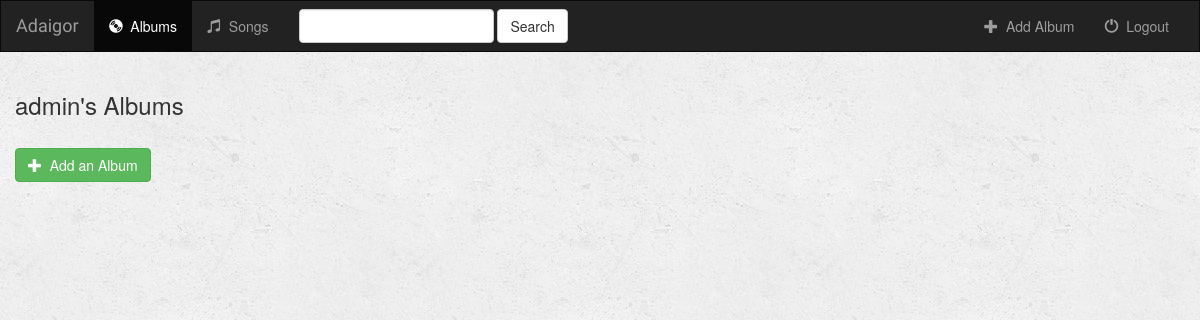
The app's page /music/ (signed in), older data.
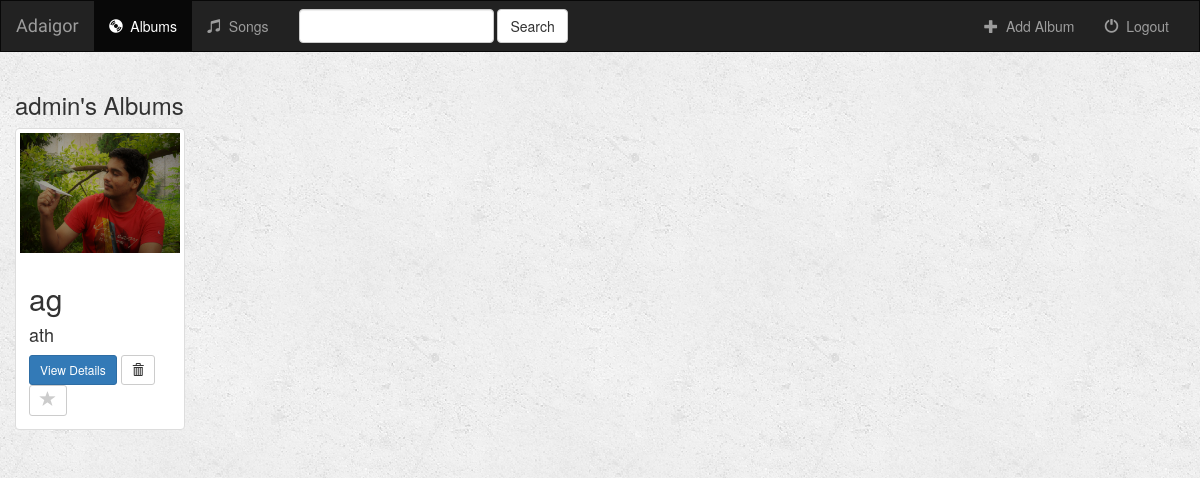
The same page, newer data.
### music/models.py (models this page shows, shortened)
class Album(models.Model):
    user = models.ForeignKey(User, default=1)
    artist = models.CharField(max_length=250)
    album_title = models.CharField(max_length=500)
    genre = models.CharField(max_length=100)
    album_logo = models.FileField()
    is_favorite = models.BooleanField(default=False)

### music/views.py (the view)
def index(request):
    if not request.user.is_authenticated():
        return render(request, 'music/login.html')
    else:
        albums = Album.objects.filter(user=request.user)
        song_results = Song.objects.all()
        query = request.GET.get("q")
        if query:
            albums = albums.filter(
                Q(album_title__icontains=query) |
                Q(artist__icontains=query)
            ).distinct()
            song_results = song_results.filter(
                Q(song_title__icontains=query)
            ).distinct()
            return render(request, 'music/index.html', {
                'albums': albums,
                'songs': song_results,
            })
        else:
            return render(request, 'music/index.html', {'albums': albums})

### music/templates/music/index.html (shortened to what this page needs)
{% extends 'music/base.html' %}
{% block albums_active %}active{% endblock %}
{% block body %}
<div class="albums-container container-fluid">
    <div class="row">
        <div class="col-sm-12">
            <h3>{{ user.username }}'s Albums</h3>
        </div>
        {% if albums %}
            {% for album in albums %}
                <div class="col-sm-4 col-lg-2">
                    <div class="thumbnail">
                        <a href="{% url 'music:detail' album.id %}">
                            <img src="{{ album.album_logo.url }}" class="img-responsive">
                        </a>
                        <div class="caption">
                            <h2>{{ album.album_title }}</h2>
                            <h4>{{ album.artist }}</h4>
                            <a href="{% url 'music:detail' album.id %}" class="btn btn-primary btn-sm" role="button">View Details</a>
                            <form action="{% url 'music:delete_album' album.id %}" method="post" style="display: inline;">
                                <button type="submit" class="btn btn-default btn-sm">
                                    <span class="glyphicon glyphicon-trash"></span>
                                </button>
                            </form>
                            <a href="{% url 'music:favorite_album' album.id %}" class="btn btn-default btn-sm btn-favorite" role="button">
                                <span class="glyphicon glyphicon-star {% if album.is_favorite %}active{% endif %}"></span>
                            </a>
                        </div>
                    </div>
                </div>
            {% endfor %}
        {% else %}
            <div class="col-sm-12">
                <br>
                <a href="{% url 'music:create_album' %}">
                    <button type="button" class="btn btn-success">
                        <span class="glyphicon glyphicon-plus"></span>&nbsp; Add an Album
                    </button>
                </a>
            </div>
        {% endif %}
    </div>
</div>
{% endblock %}

### music/templates/music/base.html (shortened to what this page needs)
<!DOCTYPE html>
<html lang="en">
<head>
    {% load staticfiles %}
    <link rel="stylesheet" href="https://maxcdn.bootstrapcdn.com/bootstrap/3.3.6/css/bootstrap.min.css">
    <link rel="stylesheet" type="text/css" href="{% static 'music/style.css' %}"/>
</head>
<body>
<nav class="navbar navbar-inverse">
    <div class="container-fluid">
        <div class="navbar-header">
            <a class="navbar-brand" href="{% url 'music:index' %}">Adaigor</a>
        </div>
        <div class="collapse navbar-collapse" id="topNavBar">
            <ul class="nav navbar-nav">
                <li class="{% block albums_active %}{% endblock %}"><a href="{% url 'music:index' %}"><span class="glyphicon glyphicon-cd" aria-hidden="true"></span>&nbsp; Albums</a></li>
                <li class="{% block songs_active %}{% endblock %}"><a href="{% url 'music:songs' 'all' %}"><span class="glyphicon glyphicon-music" aria-hidden="true"></span>&nbsp; Songs</a></li>
            </ul>
            <form class="navbar-form navbar-left" role="search" method="get" action="{% url 'music:index' %}">
                <div class="form-group">
                    <input type="text" class="form-control" name="q" value="{{ request.GET.q }}">
                </div>
                <button type="submit" class="btn btn-default">Search</button>
            </form>
            <ul class="nav navbar-nav navbar-right">
                <li>
                    <a href="{% url 'music:create_album' %}">
                        <span class="glyphicon glyphicon-plus" aria-hidden="true"></span>&nbsp; Add Album
                    </a>
                </li>
                <li>
                    <a href="{% url 'music:logout_user' %}">
                        <span class="glyphicon glyphicon-off" aria-hidden="true"></span>&nbsp; Logout
                    </a>
                </li>
            </ul>
        </div>
    </div>
</nav>
{% block body %}
{% endblock %}
</body>
</html>

### music/static/music/style.css (style rules this page uses)
body { background: white url("images/background.png"); }
.navbar { border-radius: 0px; }
.navbar-brand { font-family: 'Satisfy', cursive; }
.glyphicon-star { color: #CCCCCC; font-size: 16px; }

Row changes from the older to the newer data that the page shows:
added Album: album_logo (picture), album_title "ag", artist "ath", is_favorite False (drawn)
Text that changed along with them:
text no longer shown: "Add an Album"
